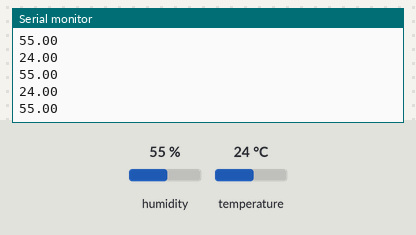
Simulated run of this sketch. Board: ESP8266 (NodeMCU). Shown: the last lines printed to the serial monitor. The test bench sets the inputs (shaded band); at power-on: humidity 55 %, temperature 24 °C. WiFi joins after 1.5 s; servers stay silent unless stated.

Above: at 2.9 s.
3.0 s: humidity set to 22 %
At 4.9 s:
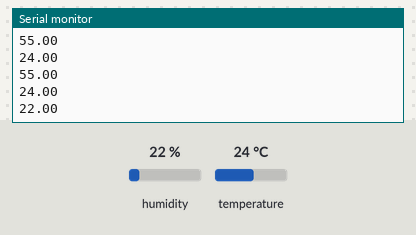
5.8 s: temperature set to 12 °C
At 5.8 s:
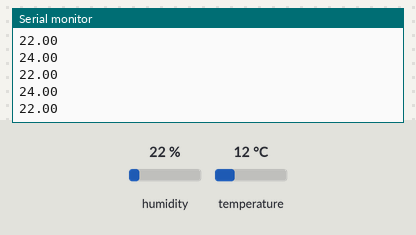
8.6 s: humidity set to 40 %
At 8.6 s:
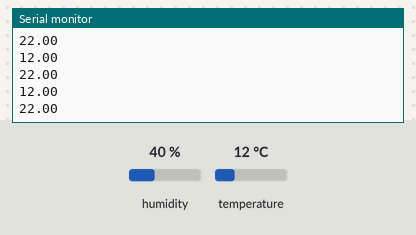
Timing chart, 0 to 11.6 s (numbered marks = the images above; inputs shaded):
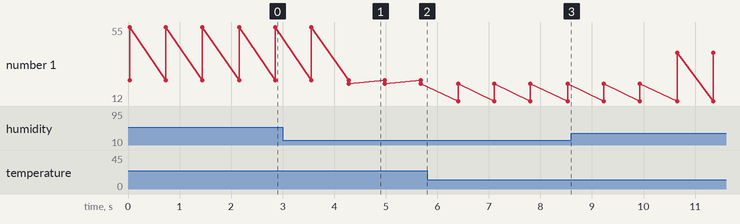

The sketch:

esp8266_thingspeak.ino
```cpp
#include <DHT.h>
#include <ESP8266WiFi.h>
#include <WiFiClient.h>
#include <ThingSpeak.h>

String apiKey = "TYI8K4DI66C1IKIO";
const char *ssid =  "ungs";
const char *pass =  "wuwungrangers";
const char *server = "api.thingspeak.com";

unsigned long myChannelNumber = 3187230;
const char *myWriteAPIKey = "TYI8K4DI66C1IKIO";

#define DHTPIN D2
DHT dht(DHTPIN, DHT11);

WiFiClient client;

void setup() {
  Serial.begin(9600);
  delay(10);
  dht.begin();
  Serial.println("Connecting ");
  Serial.println(ssid);
  WiFi.begin(ssid, pass);
  ThingSpeak.begin(client);
}

void loop() {
  float h = dht.readHumidity();
  float t = dht.readTemperature();

  if (isnan(h) || isnan(t)) {
    Serial.println("Sensor Tidak Dapat Mendeteksi");
    return;
  }

  Serial.println(t);
  Serial.println(h);

  ThingSpeak.writeField(myChannelNumber, 1, t, myWriteAPIKey);
  ThingSpeak.writeField(myChannelNumber, 2, h, myWriteAPIKey);
  delay(100);
}
```

Measured:
- after the input at 3.0 s, the serial monitor: prints a new line after 1.3 s (image 1)
- plotted number 1: 55 → 22 after the input at 3.0 s, 22 → 40 after the input at 8.6 s
